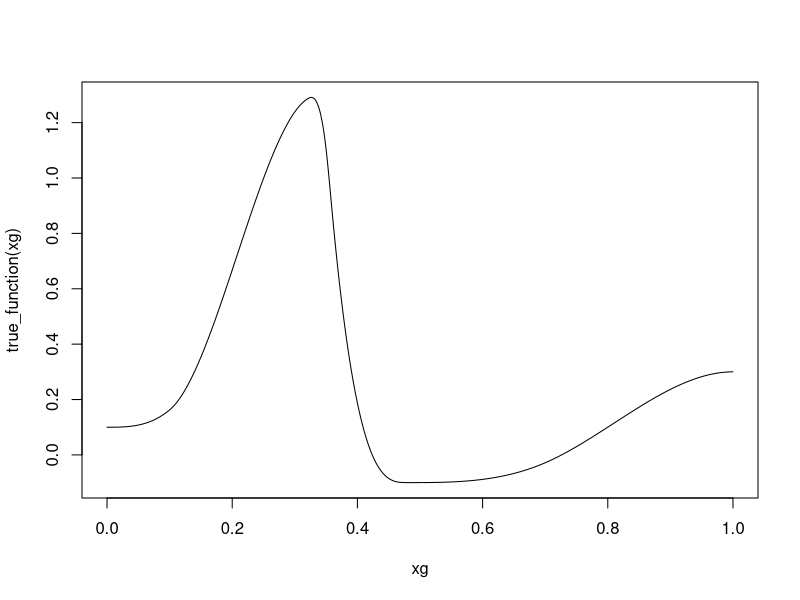
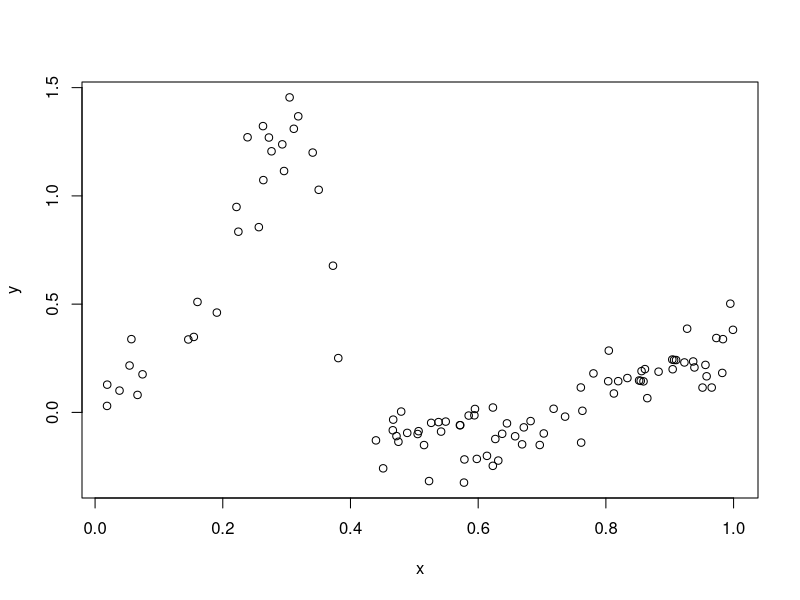
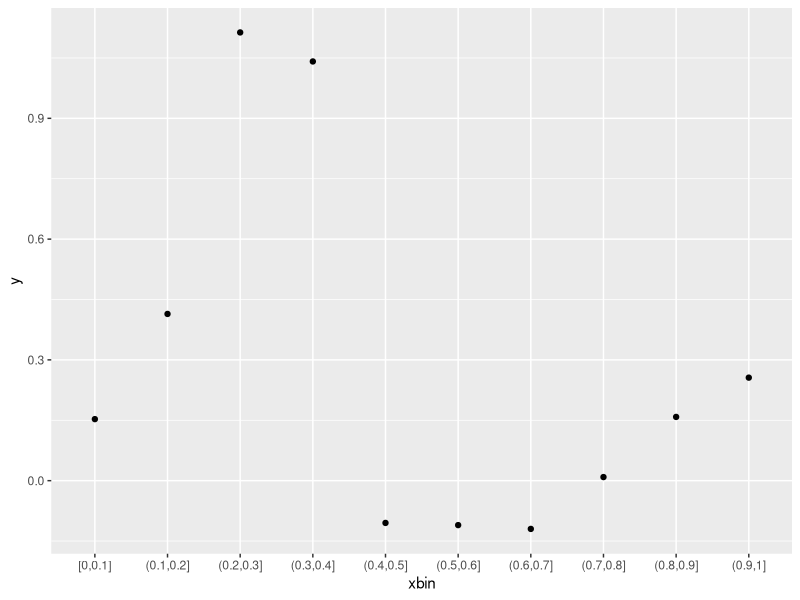
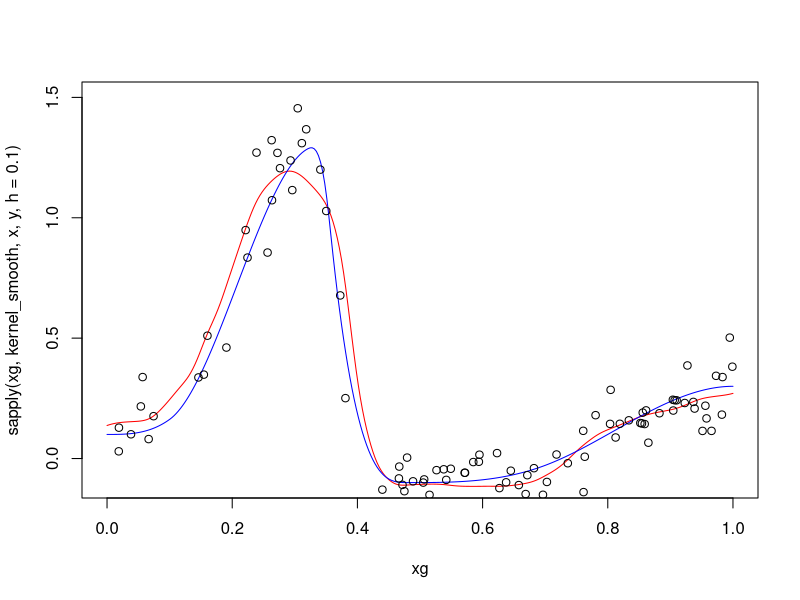
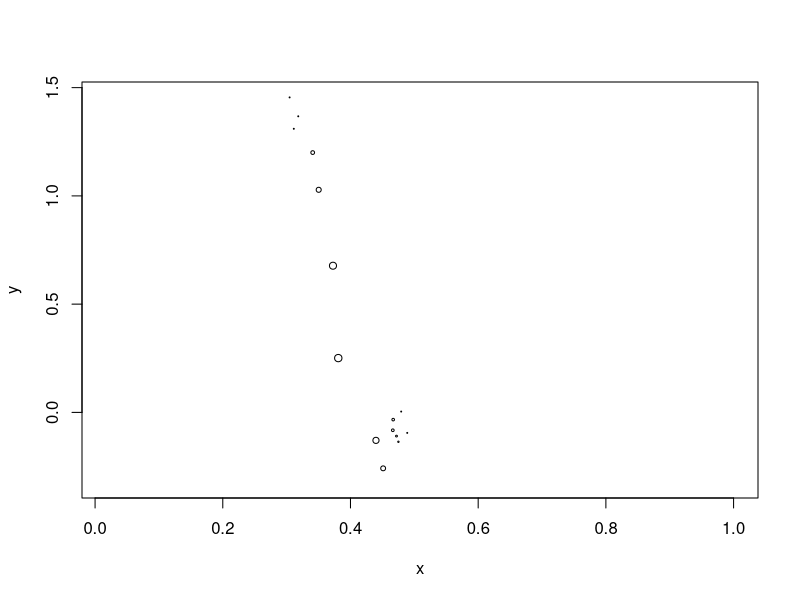
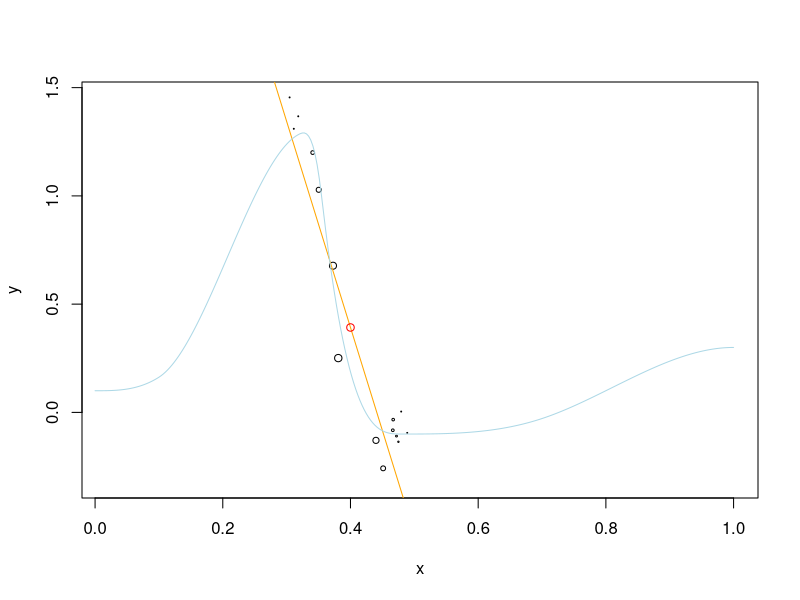
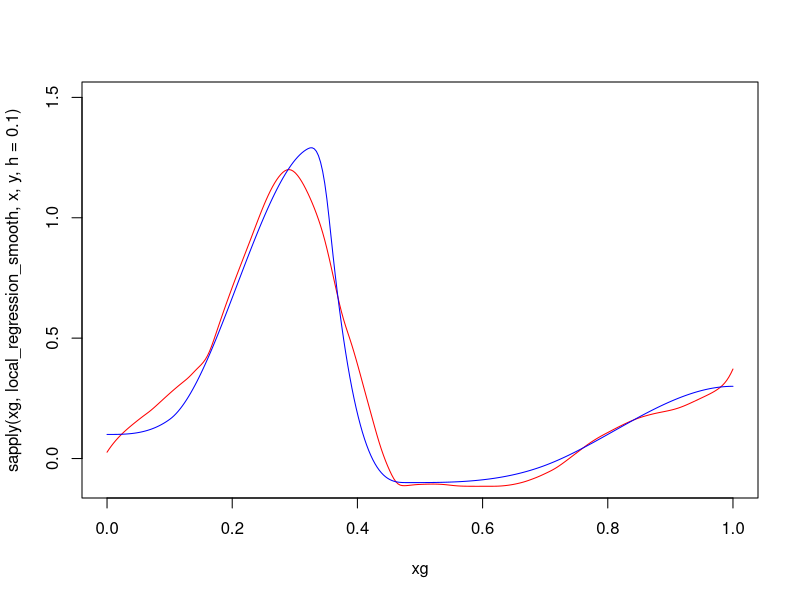
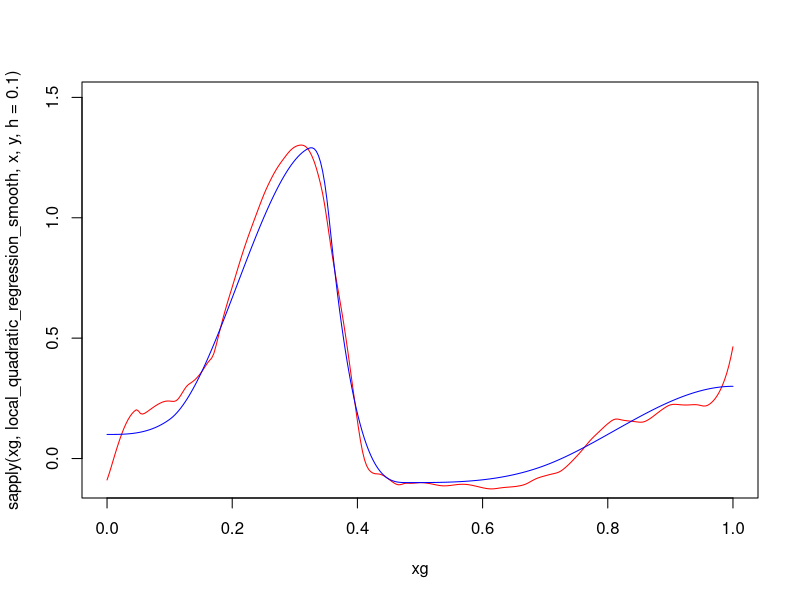

The R source for these figures, in order:
## ---- chunk 1
library( splines )

spline_coefs = c( .1, .1, .1, .3, 1.3, 1.3, -.1, -.1, -.1, .3, .3  )
spline_knots = c( .1, .1, .32, .35, .36, .48, .7 )
  
true_function <- function(x)
   bs( x, knots=spline_knots, intercept=TRUE ) %*% spline_coefs

xg <- seq( 0, 1, length.out=1000 )
plot( xg, true_function( xg ), type="l" )
## ---- chunk 2
n <- 100
set.seed( 13245769 )
x <- runif( n )
## ---- chunk 3
y <- true_function( x ) + rnorm( n, sd=.1 )
## ---- chunk 4
plot( x, y )
## ---- chunk 5
suppressPackageStartupMessages( library( tidyverse ) )

tibble( x, y ) %>%
mutate( xbin = cut_width( x, .1, center=0.05 ) ) %>%
group_by( xbin ) %>%
summarise_all( mean ) %>%
ggplot() + geom_point( aes( xbin, y ) )
## ---- chunk 6
tricube <- function(u)
  ifelse( abs(u) < 1, ( 1 - abs(u)^3 )^3, 0 )
## ---- chunk 7
kernel_smooth <- function( x0, x, y, h ) {
  w <- tricube( ( x - x0 ) / h )
  sum( w * y ) / sum( w )
}
## ---- chunk 8
xg <- seq( 0, 1, length.out = 300 )

plot( 
  xg, 
  sapply( xg, kernel_smooth, x, y, h=.1), 
  type="l", col="red", ylim=c( -.1, 1.5 ) )

lines( xg, true_function( xg ), col="blue" )
points( x, y )
## ---- chunk 9
x0 <- .4

w <- tricube( ( x - x0 ) / .1 )

plot( x, y, cex=w )
## ---- chunk 10
fit <- lm( y ~ x, weights=w )

fit
## ---- chunk 11
coef(fit)
## ---- chunk 12
plot( x, y, cex=w )
abline( a=coef(fit)[1], b=coef(fit)[2], col="orange" )
points( x0, coef(fit)[1] + x0*coef(fit)[2], col="red" )
lines( xg, true_function(xg), col="lightblue" )
## ---- chunk 13
local_regression_smooth <- function( x0, x, y, h ) {
  w <- tricube( ( x - x0 ) / h )
  fit <- lm( y ~ x, weights=w )
  coef(fit)[1] + x0 * coef(fit)[2]
}
## ---- chunk 14
plot( 
  xg, 
  sapply( xg, local_regression_smooth, x, y, h=.1), 
  type="l", col="red", ylim=c( -.1, 1.5 ) )

lines( xg, true_function( xg ), col="blue" )
## ---- chunk 15
local_quadratic_regression_smooth <- function( x0, x, y, h ) {
  w <- tricube( ( x - x0 ) / h )
  fit <- lm( y ~ x + I(x^2), weights=w )
  coef(fit)[1] + x0 * coef(fit)[2] + x0^2 * coef(fit)[3]
}
## ---- chunk 16
plot( 
  xg, 
  sapply( xg, local_quadratic_regression_smooth, x, y, h=.1), 
  type="l", col="red", ylim=c( -.1, 1.5 ) )

lines( xg, true_function( xg ), col="blue" )
## ---- chunk 17
plot( x, y, xlim=c(0,1), ylim=c(-.2,1.6) )

for( i in 1:100 ) {
  bss <- sample.int( length(x), replace=TRUE )
  lines( xg, sapply( xg, kernel_smooth, x[bss], y[bss], h=.1 ), 
     col = adjustcolor( "red", alpha=.1 ) ) }

lines( xg, true_function(xg), col="blue" )
## ---- chunk 18
plot( x, y, xlim=c(0,1), ylim=c(-.2,1.6) )

for( i in 1:100 ) {
  bss <- sample.int( length(x), replace=TRUE )
  lines( xg, sapply( xg, local_quadratic_regression_smooth, x[bss], y[bss], h=.1 ), 
     col = adjustcolor( "red", alpha=.1 ) ) }

lines( xg, true_function(xg), col="blue" )
## ---- chunk 19
yhat_loo <- sapply( 1:length(x), function(i)
  kernel_smooth( x[i], x[-i], y[-i], h=.1 ) ) 

plot( x, y )
points( x, yhat_loo, col="red" )
## ---- chunk 20
mean( ( y - yhat_loo )^2 )  # Mean squared error
## ---- chunk 21
yhat_loo <- sapply( 1:length(x), function(i)
  local_quadratic_regression_smooth( x[i], x[-i], y[-i], h=.1 ) ) 

mean( ( y - yhat_loo )^2 )
## ---- chunk 22
set.seed( 13245768 )

x <- sample( c( rbeta( n/2, 3, 7 ), rbeta( n/2, 9, 1 ) ) )
y <- true_function( x ) + rnorm( n, sd=.1 )

plot( x, y )
lines( xg, sapply( xg, local_quadratic_regression_smooth, x, y, h=.1 ), col="red" )
lines( xg, true_function( xg ), col="blue" )
## ---- chunk 23
local_quadratic_regression_adaptive_smooth <- function( x0, x, y, hn ) {
  ds <- sort( abs( x - x0 ) )
  h <- ds[hn]
  w <- tricube( ( x - x0 ) / h )
  fit <- lm( y ~ x + I(x^2), weights=w )
  coef(fit)[1] + x0 * coef(fit)[2] + x0^2 * coef(fit)[3]
}

plot( x, y )
lines( xg, sapply( xg, local_quadratic_regression_adaptive_smooth, x, y, hn=30 ), col="red" )
lines( xg, true_function( xg ), col="blue" )
## ---- chunk 24
n <- 300
## ---- chunk 25
set.seed( 13245768 )
x <- runif(n)
## ---- chunk 26
s = round( exp( rnorm( n, log(1e3), .5 ) ) )

hist( log10(s) )
## ---- chunk 27
true_fraction <- function(x) exp( true_function(x) * 4 - 8 )

q <- true_fraction(x)

plot( x, q, log="y")
## ---- chunk 28
k <- rpois( n, q * s )

plot( x, log( k/s * 1e4 + 1 ) )
## ---- chunk 29
kernel_smooth_Poisson <- function( x0, x, k, s, h ) {
  w <- tricube( ( x - x0 ) / h )
  sum( w * k ) / sum( w * s )
}
## ---- chunk 30
xg <- seq( 0, 1, length.out = 300 )

plot( xg, sapply( xg, kernel_smooth_Poisson, x, k, s, h=.1 ), 
  type="l", col="red", log="y", ylim=c(1e-4,1e-1) )

lines( xg, true_fraction( xg ), col="blue" )

## ---- chunk 31
t <- seq( from=0, by=10, length.out=20 )
expected_counts_per_min <- 100* 2^( - t / 20 )

k <- rpois( length(t), expected_counts_per_min )

plot( t, k )
## ---- chunk 32
plot( t, k, log="y")
## ---- chunk 33
ll <- function( alpha, kappa )
  sum( dpois( k, alpha * exp( -kappa * t ), log=TRUE ) )
## ---- chunk 34
optim( 
  c( 50, 0.1 ),
  function( x ) -ll( x[1], x[2] ) )
## ---- chunk 35
fit <- glm( k ~ t, family = poisson(link="log") )
fit
## ---- chunk 36
exp(coef(fit)[1])
## ---- chunk 37
set.seed( 13245768 )
x <- runif(n)
s <- round( exp( rnorm( n, log(1e3), .5 ) ) )
k <- rpois( n, q * s )

plot( x, log( k/s * 1e4 + 1 ) )
## ---- chunk 38
local_quadratic_regression_smooth_Poisson <- function( x0, x, k, s, h ) {
  w <- tricube( ( x - x0 ) / h )
  fit <- glm( k ~ x + I(x^2), weights=w, offset=log(s), family=poisson("log") )
  unname( coef(fit)[1] + x0 * coef(fit)[2] + x0^2 * coef(fit)[3] )
}
## ---- chunk 39
yhat <- sapply( xg, local_quadratic_regression_smooth_Poisson, x, k, s, .1 )

plot( x, log( k/s + 1e-4 ), col="gray" )
lines( xg, yhat, col="red" )
lines( xg, log( true_fraction( xg ) ), col="blue" ) 
